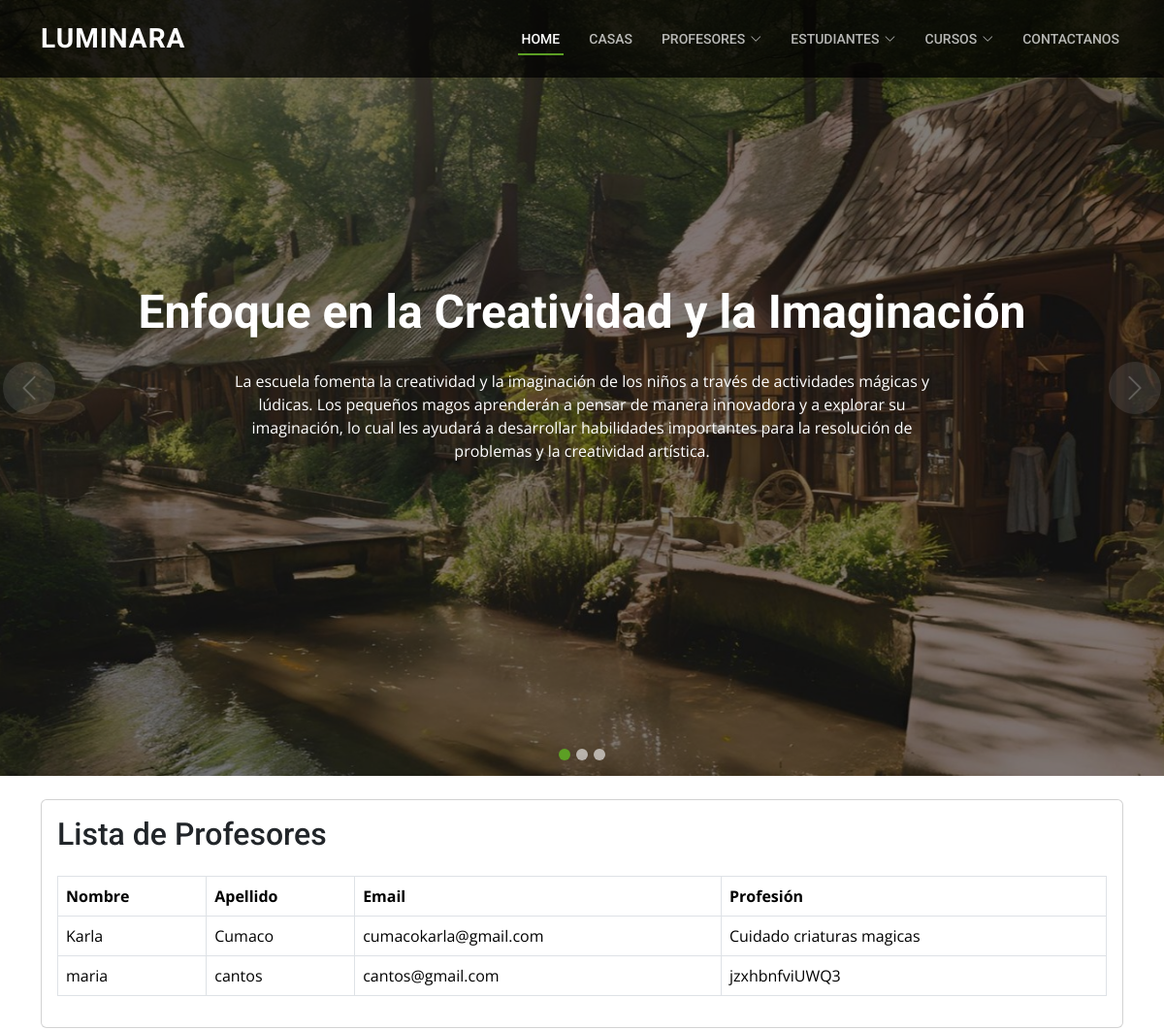
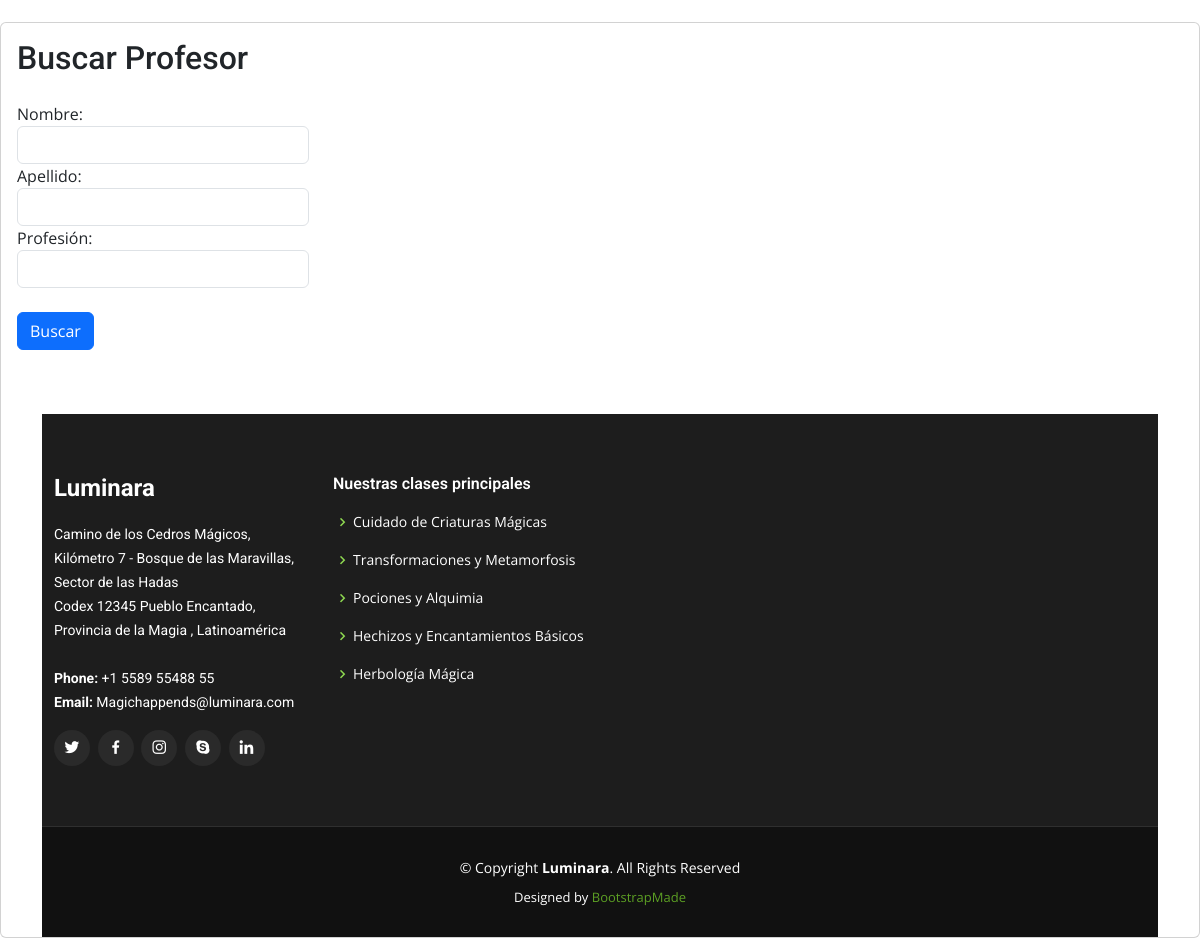
/APP-Magic/Postulados/, run on the app's committed database (2 pictures, top to bottom).
### APPMagic/models.py (models this page shows, shortened)
class Profesor(models.Model):
    nombre = models.CharField(max_length=30)
    apellido = models.CharField(max_length=30)
    email = models.EmailField(null=True)
    profesion = models.CharField(max_length=30)
    Cursos= models.ManyToManyField(Curso)
    hechizo_favorito = models.CharField(max_length=100, null=True)  # Nuevo hechizo favorito
    criatura_magica = models.CharField(max_length=100, null=True)  # Criatura mágica favorita

### APPMagic/views.py (the view, shortened to what this page needs)
# urls.py: path('Postulados/', views.profesores_view, name='profesores_view'),
def profesores_view(request):
    mis_profesores = Profesor.objects.all()
    form = BusquedaProfesorForm(request.GET or None)
    search_results = None
    if request.method == 'POST':
        formularioprofesor = ProfesorForm(request.POST)
        if formularioprofesor.is_valid():
            formularioprofesor.save()
            return redirect('Postulados')  # Redirige a la misma página después de guardar
    else:
        formularioprofesor = ProfesorForm()
    return render(request, 'Postulados.html', {
        'mis_profesores': mis_profesores,
        'form': form,
        'search_results': search_results,
        'formularioprofesor': formularioprofesor
    })

### APPMagic/forms.py
class BusquedaProfesorForm(forms.Form):
    nombre = forms.CharField(required=False, label='Nombre')
    apellido = forms.CharField(required=False, label='Apellido')
    profesion = forms.CharField(required=False, label='Profesión')

class ProfesorForm(forms.ModelForm):
    class Meta:
        model = Profesor
        fields = ['nombre', 'apellido', 'email', 'profesion', 'Cursos', 'hechizo_favorito', 'criatura_magica']
        widgets = {
            'nombre': forms.TextInput(attrs={'class': 'form-control'}),
            'apellido': forms.TextInput(attrs={'class': 'form-control'}),
            'email': forms.EmailInput(attrs={'class': 'form-control'}),
            'profesion': forms.TextInput(attrs={'class': 'form-control'}),
            'Cursos': forms.SelectMultiple(attrs={'class': 'form-control'}),
            'hechizo_favorito': forms.TextInput(attrs={'class': 'form-control'}),
            'criatura_magica': forms.TextInput(attrs={'class': 'form-control'}),
        }

### APPMagic/templates/Postulados.html (shortened to what this page needs)
{% extends 'Base.html' %}
{% block contenidobipolar %}
    <div class="container mt-4">
        <div class="card">
            <div class="card-body">
                <h2 class="card-title mb-4">Lista de Profesores</h2>
                <div class="table-responsive">
                    <table class="table table-bordered">
                        <thead>
                            <tr>
                                <th>Nombre</th>
                                <th>Apellido</th>
                                <th>Email</th>
                                <th>Profesión</th>
                            </tr>
                        </thead>
                        <tbody>
                            {% for profesor in mis_profesores %}
                                <tr>
                                    <td>{{ profesor.nombre }}</td>
                                    <td>{{ profesor.apellido }}</td>
                                    <td>{{ profesor.email }}</td>
                                    <td>{{ profesor.profesion }}</td>
                                </tr>
                            {% empty %}
                                <tr>
                                    <td colspan="3">No hay profesores registrados.</td>
                                </tr>
                            {% endfor %}
                        </tbody>
                    </table>
                </div>
            </div>
        </div>
    </div>
        <div class="card mt-4">
        <div class="card-body">
            <h2 class="card-title mb-4">Buscar Profesor</h2>
            <form method="get" action="{% url 'profesores_view' %}">
                <div class="form-row">
                    <div class="form-group col-md-3">
                        <label for="id_nombre">Nombre:</label>
                        <input type="text" id="id_nombre" name="nombre" class="form-control" value="{{ request.GET.nombre }}">
                    </div>
                    <div class="form-group col-md-3">
                        <label for="id_apellido">Apellido:</label>
                        <input type="text" id="id_apellido" name="apellido" class="form-control" value="{{ request.GET.apellido }}">
                    </div>
                    <div class="form-group col-md-3">
                        <label for="id_profesion">Profesión:</label>
                        <input type="text" id="id_profesion" name="profesion" class="form-control" value="{{ request.GET.profesion }}">
                    </div>
                <br>
                <button type="submit" name="search" class="btn btn-primary">Buscar</button>
            </form>
        </div>
    </div>
    <div class="container mt-4">
<br>
{% endblock contenidobipolar%}

### APPMagic/static/assets/css/style.css (style rules this page uses)
body { font-family: "Open Sans", sans-serif; color: #444444; }
h1, h2, h3, h4, h5, h6 { font-family: "Roboto", sans-serif; }

### data on the page
Profesor: nombre "Karla", apellido "Cumaco", email "cumacokarla@gmail.com", profesion "Cuidado criaturas magicas"
Profesor: nombre "maria", apellido "cantos", email "cantos@gmail.com", profesion "jzxhbnfviUWQ3"
